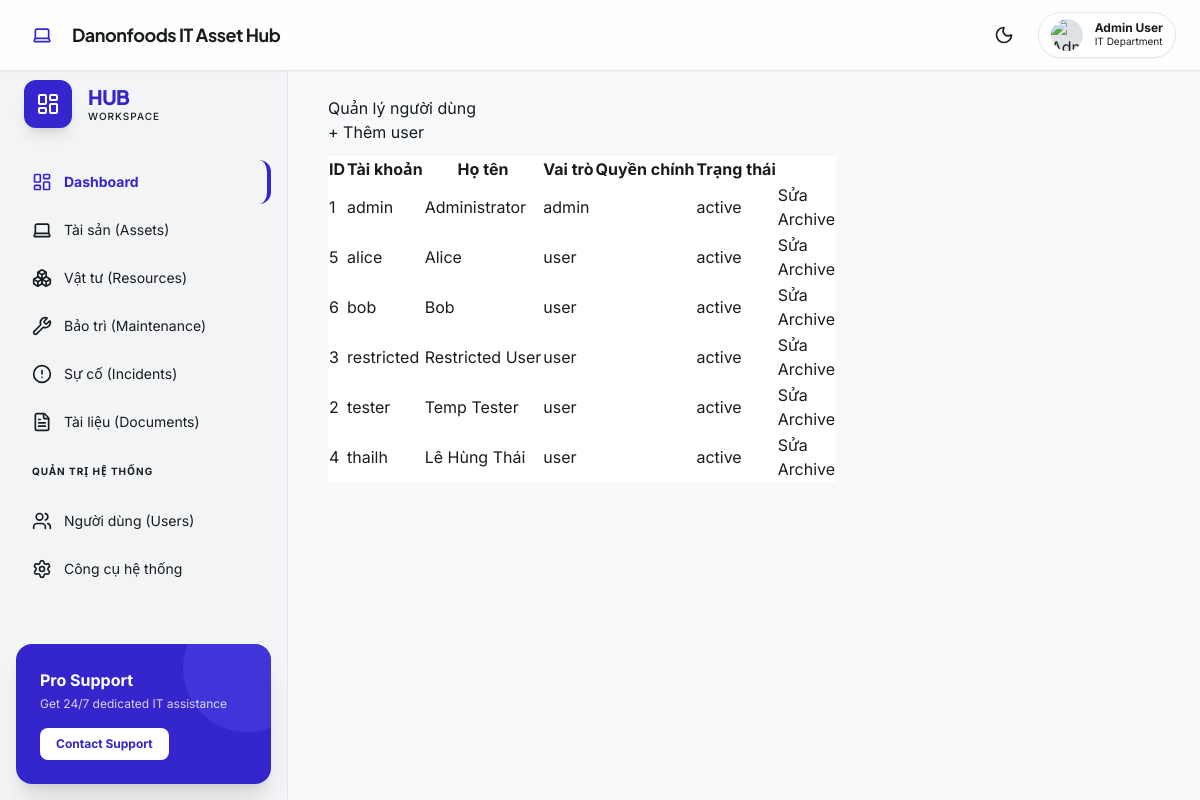
Page /users/ (signed in) on the committed database.
### app/db/models/user.py (models this page shows)
class User(Base):
    __tablename__ = 'users'
    id: Mapped[int] = mapped_column(primary_key=True, index=True)
    username: Mapped[str] = mapped_column(String(50), unique=True, index=True)
    password: Mapped[str] = mapped_column(String(255))
    password_hash: Mapped[str | None] = mapped_column(String(255), nullable=True)
    role: Mapped[str] = mapped_column(String(20), default='user')
    full_name: Mapped[str | None] = mapped_column(String(120), nullable=True)
    is_active: Mapped[bool] = mapped_column(Boolean, default=True)
    can_view_dashboard: Mapped[bool] = mapped_column(Boolean, default=True)
    can_view_assets: Mapped[bool] = mapped_column(Boolean, default=True)
    can_view_maintenance: Mapped[bool] = mapped_column(Boolean, default=True)
    can_view_incidents: Mapped[bool] = mapped_column(Boolean, default=True)
    can_view_resources: Mapped[bool] = mapped_column(Boolean, default=False)
    can_create_assets: Mapped[bool] = mapped_column(Boolean, default=False)
    can_edit_assets: Mapped[bool] = mapped_column(Boolean, default=False)
    can_import_assets: Mapped[bool] = mapped_column(Boolean, default=False)
    can_export_assets: Mapped[bool] = mapped_column(Boolean, default=False)
    can_create_maintenance: Mapped[bool] = mapped_column(Boolean, default=False)
    can_edit_maintenance: Mapped[bool] = mapped_column(Boolean, default=False)
    can_export_maintenance: Mapped[bool] = mapped_column(Boolean, default=False)
    can_create_incidents: Mapped[bool] = mapped_column(Boolean, default=True)
    can_edit_incidents: Mapped[bool] = mapped_column(Boolean, default=False)
    can_export_incidents: Mapped[bool] = mapped_column(Boolean, default=False)
    can_manage_users: Mapped[bool] = mapped_column(Boolean, default=False)
    can_manage_system: Mapped[bool] = mapped_column(Boolean, default=False)
    can_manage_resources: Mapped[bool] = mapped_column(Boolean, default=False)
    can_view_documents: Mapped[bool] = mapped_column(Boolean, default=False)
    can_manage_documents: Mapped[bool] = mapped_column(Boolean, default=False)

### app/routes/web/users.py (the view)
@router.get('/', response_class=HTMLResponse)
@require_permission('can_manage_users')
def user_list(request: Request, db: Session = Depends(get_db), current_user=None):
    users = db.scalars(select(User).order_by(User.username.asc())).all()
    return templates.TemplateResponse('users/list.html', {'request': request, 'users': users, 'current_user': current_user})

### app/templates/users/list.html (shortened to what this page needs)
{% extends 'base.html' %}
{% block content %}
<div class="d-flex justify-content-between align-items-center mb-3">
  <h1 class="mb-0">Quản lý người dùng</h1>
  <a class="btn btn-primary" href="/users/new">+ Thêm user</a>
</div>
<table class="table table-striped table-bordered bg-white">
  <thead><tr><th>ID</th><th>Tài khoản</th><th>Họ tên</th><th>Vai trò</th><th>Quyền chính</th><th>Trạng thái</th><th></th></tr></thead>
  <tbody>
  {% for u in users %}
  <tr>
    <td>{{ u.id }}</td>
    <td>{{ u.username }}</td>
    <td>{{ u.full_name or '' }}</td>
    <td><span class="badge text-bg-secondary">{{ u.role }}</span></td>
    <td>
    </td>
    <td>{% if u.is_active %}<span class="badge text-bg-success">active</span>{% else %}<span class="badge text-bg-warning">archived</span>{% endif %}</td>
    <td>
      <div class="d-flex gap-1 flex-wrap">
        <a class="btn btn-sm btn-outline-primary" href="/users/{{ u.id }}/edit">Sửa</a>
        {% if u.is_active %}
        <form method="post" action="/users/{{ u.id }}/archive" onsubmit="return confirm('Archive user này?');">
          <button class="btn btn-sm btn-outline-warning">Archive</button>
        </form>
        {% else %}
        <form method="post" action="/users/{{ u.id }}/restore" onsubmit="return confirm('Khôi phục user này?');">
          <button class="btn btn-sm btn-outline-success">Restore</button>
        </form>
        {% endif %}
      </div>
    </td>
  </tr>
  {% endfor %}
  </tbody>
</table>
{% endblock %}

### app/static/css/premium.css (style rules this page uses)
:root { --color-primary: #3525cd; --color-primary-container: #4f46e5; --color-surface: #f7f9fb; --color-surface-container-lowest: #ffffff; --color-surface-container-low: #f2f4f6; --color-surface-container-highest: #e0e3e5; --color-on-surface: #191c1e; --color-outline-variant: #c7c4d8; }

### rows in the picture
User: id "1", username "admin", full_name "Administrator", role "admin", is_active "active"
User: id "5", username "alice", full_name "Alice", role "user", is_active "active"
User: id "6", username "bob", full_name "Bob", role "user", is_active "active"
User: id "3", username "restricted", full_name "Restricted User", role "user", is_active "active"
User: id "2", username "tester", full_name "Temp Tester", role "user", is_active "active"
User: id "4", username "thailh", full_name "Lê Hùng Thái", role "user", is_active "active"
